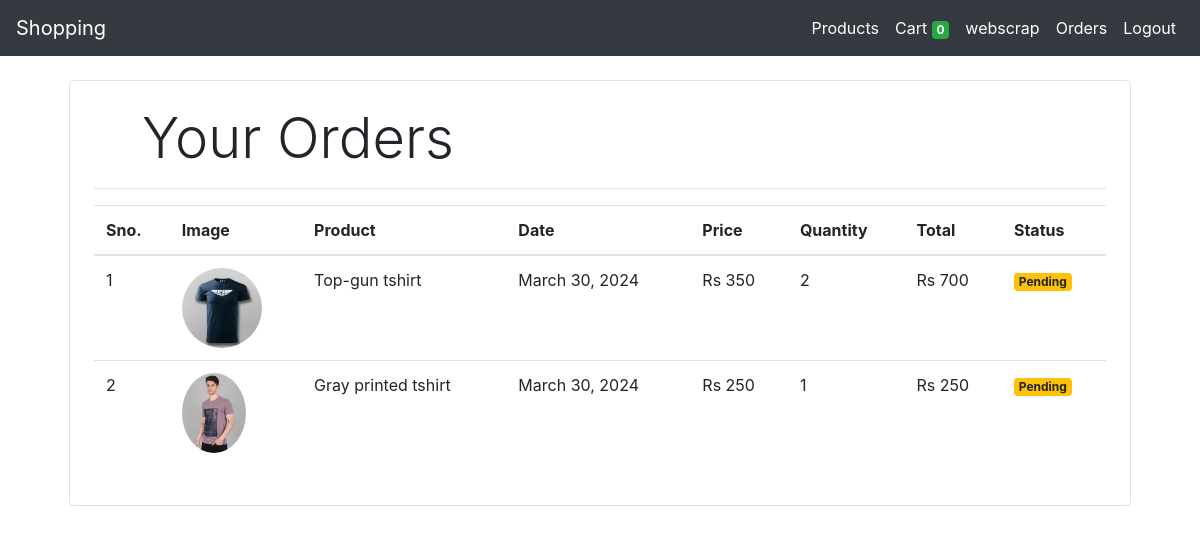
Screenshot of /order/ (signed in) with the database file from the repository.
### store/models.py (models this page shows, shortened)
class Order(models.Model):
    product = models.ForeignKey(Products, on_delete=models.CASCADE)
    customer = models.ForeignKey(Customer, on_delete=models.CASCADE)
    quantity = models.IntegerField(default=1)
    price = models.IntegerField()
    address = models.CharField(max_length=50, default='', blank=True)
    phone = models.CharField(max_length=50, default='', blank=True)
    date = models.DateField(default=datetime.datetime.today)
    status = models.BooleanField(default=False)

class Products(models.Model):
    name = models.CharField(max_length=60)
    price = models.IntegerField(default=0)
    category = models.ForeignKey(Category, on_delete=models.CASCADE, default=1,related_name="categoryname")
    description = models.CharField(max_length=250, default='', blank=True, null=True)
    image = models.ImageField(upload_to='uploads/products/')

### store/views.py (the view)
# urls.py: path('order/',OrderView.as_view(),name='order'),
class OrderView(View):
    def get(self, request):
        Customer=request.session.get('customer_id')
        orders=Order.objects.filter(customer_id=Customer).order_by('-date')
        order={
            'orders':orders
        }
        return render(request,'order.html',order)

### store/templatetags/custom_filter.py (called while the page is built)
@register.filter(name='currency')
def currency(number):
    return "Rs "+str(number)

@register.filter(name='multiply')
def multiply(number , number1):
    return number * number1

### store/templates/order.html
{% load cart %}
{% load custom_filter %}
{% include 'base.html' %}
<div class="container">
   <div class="border rounded p-4 m-4">
        <p class="display-4 pl-4 ml-4">Your Orders</p>
        <hr>
        <table class="table">
            <thead>
                <tr>
                    <th>Sno.</th>
                    <th>Image</th>
                    <th>Product</th>
                    <th>Date</th>
                    <th>Price</th>
                    <th>Quantity</th>
                    <th>Total</th>
                    <th>Status</th>
                </tr>
            </thead>
            <tbody>
                {% for order in orders %}
                <tr>
                    <td>{{forloop.counter}}</td>
                    <td><img style="height: 80px;" class="rounded-circle" src="{{order.product.image.url}}" alt=""></td>
                    <td>{{order.product.name}}</td>
                    <td>{{order.date}}</td>
                    <td>{{order.price|currency}}</td>
                    <td>{{order.quantity}}</td>
                    <td>{{order.quantity|multiply:order.price|currency}}</td>
                    {% if order.status %}
                    <td><small class="badge badge-success">Completed</small></td>
                    {%else%}
                    <td><small class="badge badge-warning">Pending</small></td>
                    {% endif %}
                </tr>
                {% endfor %}
            </tbody>
        </table>
   </div>
</div>
{% include "footer.html" %}

### rows the page displays
Order: product.image (picture), product.name "Top-gun tshirt", date "March 30, 2024", price "Rs 350", quantity "2", quantity|multiply "Rs 700", status "Pending"
Order: product.image (picture), product.name "Gray printed tshirt", date "March 30, 2024", price "Rs 250", quantity "1", quantity|multiply "Rs 250", status "Pending"

### other values shown
{{ request.session.cart.keys|length }} "0"
